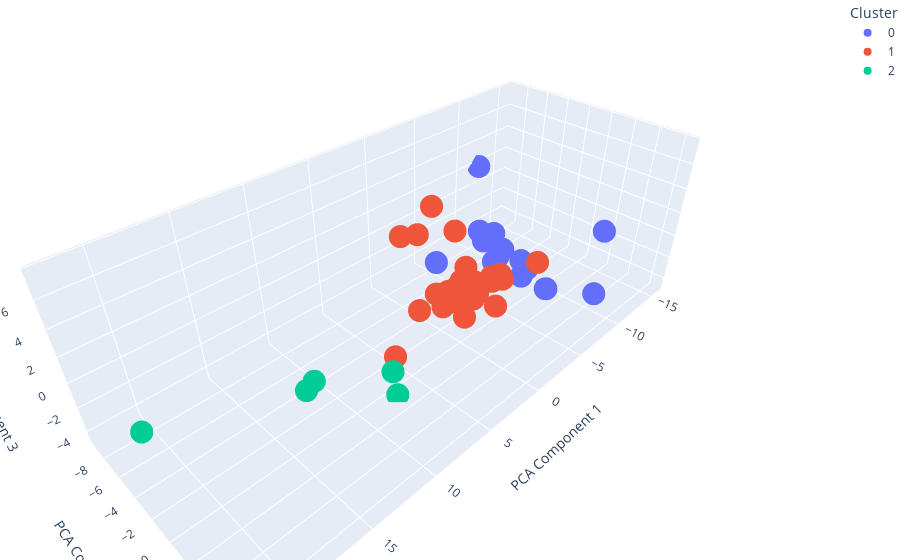

Notebook source saved alongside this figure:
### Code cell
plot_inertia(10)

n_clusters = 3
kmeans = KMeans(n_clusters=n_clusters, random_state=0)
kmeans.fit(feature_vecs)
labels = kmeans.labels_
print(labels)

pca = PCA(n_components=3)
reduced_features = pca.fit_transform(feature_vecs)

# fig = plt.figure()
# ax = fig.add_subplot(111, projection='3d')

# colors = ['r', 'g', 'b', 'y', 'c', 'm']
# for i in range(n_clusters):
#     ax.scatter(reduced_features[labels == i, 0], reduced_features[labels == i, 1], reduced_features[labels == i, 2], 
#                color=colors[i], label=f'Cluster {i}')

# ax.set_xlabel('PCA Component 1')
# ax.set_ylabel('PCA Component 2')
# ax.set_zlabel('PCA Component 3')
# ax.legend()
# plt.title('K-means Clustering')
# plt.show()



df = pd.DataFrame(reduced_features, columns=['PCA Component 1', 'PCA Component 2', 'PCA Component 3'])
df['Cluster'] = labels.astype(str)

df['Species'] = phyto_df['Species']
display(df)
print(df)
fig = px.scatter_3d(df, x='PCA Component 1', y='PCA Component 2', z='PCA Component 3', color='Cluster', hover_name='Species')

fig.update_layout(margin=dict(l=0, r=0, b=0, t=0))

fig.show()


phyto_clusters = []


for i in range(n_clusters):
    cluster_phytoplankton = [phytoplankton_columns[j] for j in range(len(labels)) if labels[j] == i]
    print(f"Cluster {i}:")
    phyto_clusters.append(cluster_phytoplankton)
    print(cluster_phytoplankton)
    print()

### Figure 1 — Plotly figure (JSON) as saved in the notebook; plotly's stock layout.template omitted (floating-point values rounded to 4 significant figures)
{"data": [{"hovertemplate": "<b>%{hovertext}</b><br><br>Cluster=0<br>PCA Component 1=%{x}<br>PCA Component 2=%{y}<br>PCA Component 3=%{z}<extra></extra>", "hovertext": ["Agl", "Ezo", "Gde", "Osi", "Rse", "Gfl", "Gsp", "Nsc", "Pbi", "Pha", "Kgl", "Lan", "Pmi", "Cdeb", "Ptr"], "legendgroup": "0", "marker": {"color": "#636efa", "symbol": "circle"}, "mode": "markers", "name": "0", "scene": "scene", "showlegend": true, "type": "scatter3d", "x": [-2.938, -5.256, -15.45, -3.491, -4.477, -6.841, -6.723, -5.311, -5.29, -12.24, -5.596, -5.234, -4.529, -4.816, -6.167], "y": [-5.324, 3.281, 1.736, 2.103, -0.9927, -1.986, -3.834, -1.805, -3.156, -9.244, -1.464, 1.063, 1.966, 3.498, 6.543], "z": [-1.881, -1.165, -1.374, 1.534, -0.4784, -0.9175, -0.9191, 1.252, 0.8832, 1.782, -0.7717, -1.151, 0.2982, -0.8273, -0.38]}, {"hovertemplate": "<b>%{hovertext}</b><br><br>Cluster=1<br>PCA Component 1=%{x}<br>PCA Component 2=%{y}<br>PCA Component 3=%{z}<extra></extra>", "hovertext": ["Dbr", "Omo", "Orh", "Tec", "Tro", "Dle", "Etr", "Pbr", "Stu", "Oro", "Tor", "Cdi", "Cra", "Ore", "Ata", "Cfu", "Cgr", "Pcl", "Pos", "Pse", "Cden", "Aco", "Dip", "Csu", "Mnu", "Pco", "Cwa", "Pba", "Dac", "Lun", "Nsi", "Rst", "Pst", "Acn", "Tno", "Ccu", "Pan", "Gfa", "Hta", "Dsp", "Psu", "Cei", "Ndi", "Cda", "Dro", "Cha", "Pac", "Cau", "Coc", "Pte", "Mpe", "Pde", "Plo", "Dpu", "Rte", "Fja", "Hak", "Mhe", "Dno"], "legendgroup": "1", "marker": {"color": "#EF553B", "symbol": "circle"}, "mode": "markers", "name": "1", "scene": "scene", "showlegend": true, "type": "scatter3d", "x": [5.222, 1.344, 1.532, 1.411, 0.2546, 0.3543, 1.141, 0.9064, 0.9425, -0.3975, 0.2307, -2.261, -0.07228, 3.424, 0.9781, -0.6882, 0.006307, 0.1764, 2.003, -1.114, -2.474, 0.1866, 1.22, 0.9171, 1.779, -0.4579, 0.7365, 0.7985, 0.3729, -1.984, 1.316, 1.016, 0.24, 1.226, 2.65, -0.09286, 0.9989, 1.578, 1.545, 1.3, -0.4075, -0.8943, 0.9285, -0.9005, -0.306, 0.212, -0.1439, 0.4672, 0.3445, 2.368, 0.494, 0.7306, -2.487, -0.4271, 0.8619, -2.365, 0.01303, 3.126, 1.041], "y": [-1.406, 1.799, 0.3651, 0.4986, 0.4492, 0.0007396, -3.364, -0.05248, 0.3173, 0.3023, -1.636, 0.6871, -0.6972, 0.1015, -0.009809, 0.6068, 0.8286, -0.08743, -0.03391, 0.07222, 0.4662, 0.1192, 0.1593, 0.7855, 0.282, 0.2036, 0.7189, 0.2368, 0.2582, 4.417, -0.2954, -0.2133, 0.3315, 0.3908, -1.629, 0.8587, -0.4762, 0.244, -0.1484, -0.07615, -0.5832, 0.4157, 0.08471, 2.198, 0.2206, 0.03424, 0.01236, 0.1392, 0.1412, -0.3356, 0.1139, -0.254, 1.411, 0.9424, 0.07444, 1.275, 0.5101, -2.946, -0.03037], "z": [-4.003, 0.6167, 5.304, 0.4324, -2.256, 0.007982, 3.258, -0.03413, -0.1381, 0.4915, -1.325, -0.3136, -0.4547, 7.706, -0.2111, 0.08137, -0.0855, -0.05901, -0.6584, -0.09566, -0.1186, -0.04965, -0.1712, -0.6928, -0.2375, 0.2425, -0.275, -0.2636, 0.0361, 3.193, -0.138, -0.0673, -0.1507, -0.0379, -1.496, -0.6264, -0.09592, 0.2205, 0.24, -0.3078, 0.02279, 0.08547, -0.202, -0.9532, 0.07276, 0.03324, 1.578, -0.1791, -0.5505, 0.4551, -0.2011, -0.2222, 0.1178, -0.2802, -0.2208, 0.5427, -0.1834, 4.15, -0.1999]}, {"hovertemplate": "<b>%{hovertext}</b><br><br>Cluster=2<br>PCA Component 1=%{x}<br>PCA Component 2=%{y}<br>PCA Component 3=%{z}<extra></extra>", "hovertext": ["Oau", "Ram", "Tle", "Tni", "Edu"], "legendgroup": "2", "marker": {"color": "#00cc96", "symbol": "circle"}, "mode": "markers", "name": "2", "scene": "scene", "showlegend": true, "type": "scatter3d", "x": [22.02, 7.217, 7.699, 11.69, 14.81], "y": [-2.89, 0.8871, 1.009, -2.977, 2.787], "z": [0.416, -4.631, -2.179, -3.836, 3.012]}], "layout": {"legend": {"title": {"text": "Cluster"}, "tracegroupgap": 0}, "margin": {"b": 0, "l": 0, "r": 0, "t": 0}, "scene": {"domain": {"x": [0, 1], "y": [0, 1]}, "xaxis": {"title": {"text": "PCA Component 1"}}, "yaxis": {"title": {"text": "PCA Component 2"}}, "zaxis": {"title": {"text": "PCA Component 3"}}}}}
